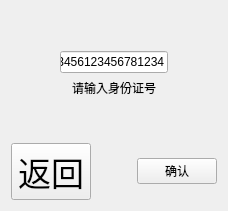
         <widget class="QWidget" name="tab_2">
          <attribute name="title">
           <string>2</string>
          </attribute>
          <layout class="QGridLayout" name="gridLayout_10">
           <item row="0" column="0">
            <layout class="QHBoxLayout" name="horizontalLayout_6">
             <item>
              <spacer name="horizontalSpacer_9">
               <property name="orientation">
                <enum>Qt::Horizontal</enum>
               </property>
               <property name="sizeHint" stdset="0">
                <size>
                 <width>40</width>
                 <height>20</height>
                </size>
               </property>
              </spacer>
             </item>
             <item>
              <layout class="QVBoxLayout" name="verticalLayout_7">
               <item>
                <spacer name="verticalSpacer_6">
                 <property name="orientation">
                  <enum>Qt::Vertical</enum>
                 </property>
                 <property name="sizeHint" stdset="0">
                  <size>
                   <width>20</width>
                   <height>40</height>
                  </size>
                 </property>
                </spacer>
               </item>
               <item>
                <layout class="QVBoxLayout" name="verticalLayout_2">
                 <item>
                  <widget class="QLineEdit" name="lineEdit_id">
                   <property name="text">
                    <string>123456123456781234</string>
                   </property>
                   <property name="alignment">
                    <set>Qt::AlignCenter</set>
                   </property>
                  </widget>
                 </item>
                 <item>
                  <widget class="QLabel" name="label_2">
                   <property name="text">
                    <string>请输入身份证号</string>
                   </property>
                   <property name="alignment">
                    <set>Qt::AlignCenter</set>
                   </property>
                  </widget>
                 </item>
                </layout>
               </item>
               <item>
                <spacer name="verticalSpacer_5">
                 <property name="orientation">
                  <enum>Qt::Vertical</enum>
                 </property>
                 <property name="sizeHint" stdset="0">
                  <size>
                   <width>20</width>
                   <height>40</height>
                  </size>
                 </property>
                </spacer>
               </item>
              </layout>
             </item>
             <item>
              <spacer name="horizontalSpacer_10">
               <property name="orientation">
                <enum>Qt::Horizontal</enum>
               </property>
               <property name="sizeHint" stdset="0">
                <size>
                 <width>40</width>
                 <height>20</height>
                </size>
               </property>
              </spacer>
             </item>
            </layout>
           </item>
           <item row="1" column="0">
            <layout class="QHBoxLayout" name="horizontalLayout_5">
             <item>
              <widget class="QPushButton" name="pushButton_back_2">
               <property name="font">
                <font>
                 <pointsize>25</pointsize>
                </font>
               </property>
               <property name="text">
                <string>返回</string>
               </property>
               <property name="icon">
                <iconset resource="resources.qrc">
                 <normaloff>:/images/back.png</normaloff>:/images/back.png</iconset>
               </property>
              </widget>
             </item>
             <item>
              <spacer name="horizontalSpacer_8">
               <property name="orientation">
                <enum>Qt::Horizontal</enum>
               </property>
               <property name="sizeHint" stdset="0">
                <size>
                 <width>40</width>
                 <height>20</height>
                </size>
               </property>
              </spacer>
             </item>
             <item>
              <widget class="QPushButton" name="pushButton_submit_2">
               <property name="text">
                <string>确认</string>
               </property>
               <property name="icon">
                <iconset resource="resources.qrc">
                 <normaloff>:/images/ok.png</normaloff>:/images/ok.png</iconset>
               </property>
              </widget>
             </item>
            </layout>
           </item>
          </layout>
         </widget>
